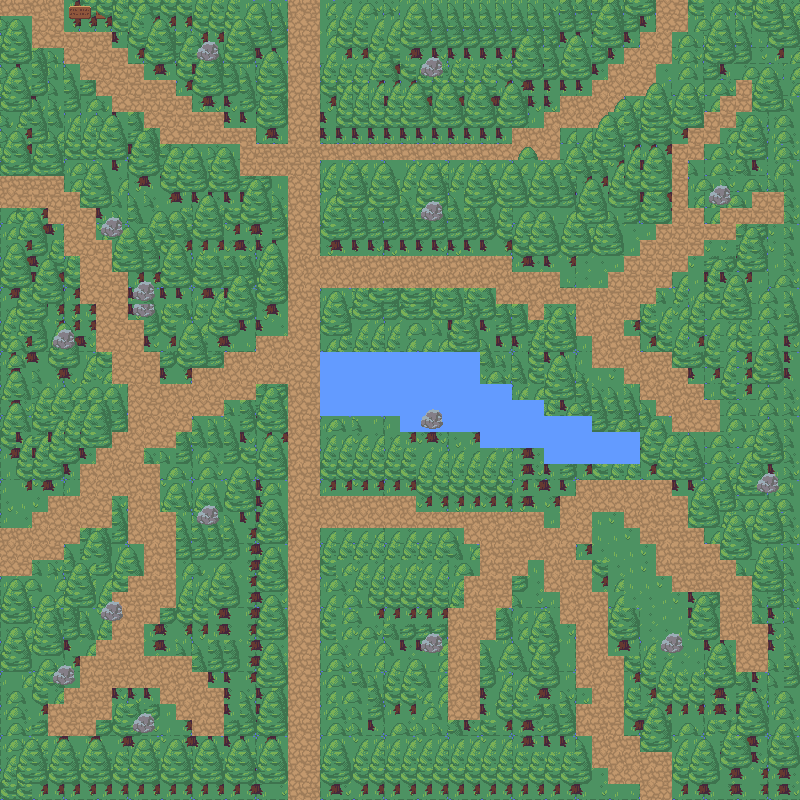

A level layout from a 2D game, rendered from its tile map. Below: a short description, then the map file with tile-grid data replaced by summaries:
An orthogonal 50x50 tile map with 16x16 px tiles, 5 tile layers (background, panneau de nouvelle zone, tree, path, ...) and 332 objects (313x collision, debut).

<map version="1.5" tiledversion="1.7.2" orientation="orthogonal" renderorder="right-down" width="50" height="50" tilewidth="16" tileheight="16" infinite="0" nextlayerid="8" nextobjectid="415">
 <tileset firstgid="1" source="nature.tsx" />
 <layer id="1" name="background" width="50" height="50">
  <data>[2500 cells, 2500 non-empty, 16 distinct tile ids]</data>
 </layer>
 <layer id="7" name="panneau de nouvelle zone" width="50" height="50">
  <data>[2500 cells, 6 non-empty, 4 distinct tile ids]</data>
 </layer>
 <layer id="2" name="tree" width="50" height="50">
  <data>[2500 cells, 2255 non-empty, 12 distinct tile ids]</data>
 </layer>
 <layer id="3" name="path" width="50" height="50">
  <data>[2500 cells, 1336 non-empty, 20 distinct tile ids]</data>
 </layer>
 <layer id="6" name="pierre" width="50" height="50">
  <data>[2500 cells, 62 non-empty, 4 distinct tile ids]</data>
 </layer>
 <objectgroup id="5" name="Object">
  <object id="1" name="debut" x="303.625" y="747.358">
   <point />
  </object>
  <object id="22" type="collision" x="-10.4726" y="785.443" width="293.232" height="32.7268" />
  <object id="23" type="collision" x="337.741" y="769.734" width="263.123" height="45.8175" />
  <object id="24" type="collision" x="620.412" y="798.27" />
  <object id="38" type="collision" x="329.56" y="295.538" width="22.9991" height="193.192" />
  <object id="39" type="collision" x="253.467" y="192.042" width="22.9991" height="137.994" />
  <object id="40" type="collision" x="273.469" y="191.113" />
  <object id="41" type="collision" x="260.134" y="195.701" />
  <object id="42" type="collision" x="271.603" y="397.214" />
  <object id="43" type="collision" x="276.243" y="411.695" />
  <object id="46" type="collision" x="334.805" y="545.028" />
  <object id="47" type="collision" x="354.577" y="543.129" />
  <object id="49" type="collision" x="331.783" y="166.346" width="30.2447" height="86.6098" />
  <object id="50" type="collision" x="328.577" y="16.4911" width="17.8719" height="119.604" />
  <object id="51" type="collision" x="255.777" y="17.8658" width="24.7457" height="116.855" />
  <object id="52" x="240.583" y="182.843" height="1.37476" />
  <object id="54" type="collision" x="246.082" y="190.181" />
  <object id="55" type="collision" x="225.461" y="185.593" />
  <object id="56" type="collision" x="214.462" y="172.765" />
  <object id="57" type="collision" x="194.298" y="169.556" />
  <object id="58" type="collision" x="177.34" y="158.561" />
  <object id="59" type="collision" x="161.304" y="158.561" />
  <object id="60" type="collision" x="142.054" y="145.73" />
  <object id="61" type="collision" x="129.684" y="135.19" />
  <object id="62" x="126.918" y="127.73" />
  <object id="63" type="collision" x="103.263" y="124.997" />
  <object id="64" type="collision" x="92.1059" y="110.444" />
  <object id="65" type="collision" x="81.1108" y="93.4836" />
  <object id="66" x="64.6107" y="83.8633" />
  <object id="67" type="collision" x="55.9018" y="78.8276" />
  <object id="68" x="53.6156" y="59.1147" height="1.37476" />
  <object id="69" type="collision" x="31.6165" y="61.8732" />
  <object id="70" type="collision" x="51.7806" y="70.1278" />
  <object id="71" type="collision" x="111.545" y="17.0664" />
  <object id="72" type="collision" x="129.417" y="33.2788" />
  <object id="73" type="collision" x="148.995" y="49.1598" />
  <object id="74" type="collision" x="168.858" y="63.192" />
  <object id="75" type="collision" x="192.513" y="72.3414" />
  <object id="76" type="collision" x="203.654" y="86.5629" />
  <object id="77" type="collision" x="216.216" y="92.0619" />
  <object id="78" type="collision" x="240.583" y="104.578" />
  <object id="79" type="collision" x="356.063" y="128.564" />
  <object id="80" type="collision" x="368.957" y="126.005" />
  <object id="82" type="collision" x="376.684" y="122.734" width="131.977" height="12.3728" />
  <object id="83" type="collision" x="364.311" y="235.835" width="148.474" height="12.3728" />
  <object id="84" type="collision" x="365.686" y="481.166" />
  <object id="85" type="collision" x="391.806" y="481.166" />
  <object id="86" type="collision" x="428.925" y="488.593" />
  <object id="87" type="collision" x="449.546" y="489.967" />
  <object id="88" type="collision" x="466.043" y="488.067" />
  <object id="89" type="collision" x="485.29" y="492.717" />
  <object id="90" type="collision" x="509.086" y="478.997" />
  <object id="91" type="collision" x="521.034" y="491.342" />
  <object id="92" type="collision" x="357.013" y="296.721" width="136.101" height="9.62332" />
  <object id="93" type="collision" x="373.935" y="532.032" width="83.8603" height="24.7457" />
  <object id="94" type="collision" x="531.922" y="586.667" />
  <object id="98" type="collision" x="541.022" y="604.043" />
  <object id="99" type="collision" x="551.279" y="625.516" />
  <object id="100" type="collision" x="558.152" y="650.261" />
  <object id="101" type="collision" x="558.152" y="673.632" />
  <object id="102" type="collision" x="562.277" y="697.003" />
  <object id="103" type="collision" x="562.277" y="723.123" />
  <object id="104" type="collision" x="571.9" y="747.869" />
  <object id="105" type="collision" x="662.395" y="732.452" />
  <object id="106" type="collision" x="640.309" y="716.469" />
  <object id="107" type="collision" x="641.465" y="696.699" />
  <object id="108" type="collision" x="637.669" y="674.484" />
  <object id="109" type="collision" x="629.64" y="643.387" />
  <object id="110" type="collision" x="630.989" y="642.122" />
  <object id="111" type="collision" x="629.092" y="625.845" />
  <object id="112" type="collision" x="625.819" y="607.45" />
  <object id="113" type="collision" x="618.945" y="585.124" />
  <object id="114" type="collision" x="607.508" y="574.759" />
  <object id="115" type="collision" x="604.127" y="551.279" />
  <object id="119" type="collision" x="543.03" y="493.666" />
  <object id="120" type="collision" x="512.785" y="310.696" />
  <object id="121" type="collision" x="500.412" y="310.696" />
  <object id="122" type="collision" x="514.16" y="320.319" />
  <object id="123" type="collision" x="530.657" y="331.317" />
  <object id="124" type="collision" x="558.591" y="333.628" />
  <object id="125" type="collision" x="554.028" y="328.568" />
  <object id="126" type="collision" x="574.649" y="350.564" />
  <object id="127" type="collision" x="593.896" y="379.434" />
  <object id="128" type="collision" x="576.985" y="375.613" />
  <object id="129" type="collision" x="605.746" y="385.017" />
  <object id="130" type="collision" x="622.243" y="399.203" />
  <object id="131" type="collision" x="639.483" y="414.326" />
  <object id="132" type="collision" x="655.87" y="430.08" />
  <object id="133" type="collision" x="673.852" y="445.396" />
  <object id="139" type="collision" x="728.622" y="387.682" />
  <object id="140" type="collision" x="716.25" y="383.558" />
  <object id="141" type="collision" x="703.877" y="368.436" />
  <object id="142" type="collision" x="686.528" y="345.174" />
  <object id="143" type="collision" x="675.699" y="337.668" />
  <object id="144" type="collision" x="673.632" y="338.191" />
  <object id="145" type="collision" x="665.138" y="335.028" />
  <object id="146" type="collision" x="661.183" y="324.004" />
  <object id="149" type="collision" x="593.896" y="269.453" />
  <object id="150" x="581.523" y="269.453" />
  <object id="151" type="collision" x="573.275" y="272.202" />
  <object id="152" type="collision" x="556.778" y="255.705" />
  <object id="153" type="collision" x="536.156" y="254.33" />
  <object id="154" type="collision" x="526.533" y="246.733" />
  <object id="155" type="collision" x="252.53" y="412.985" />
  <object id="156" type="collision" x="236.131" y="412.134" />
  <object id="157" type="collision" x="228.866" y="432.036" />
  </objectgroup>
</map>
<!-- 226 of 332 objects omitted -->
